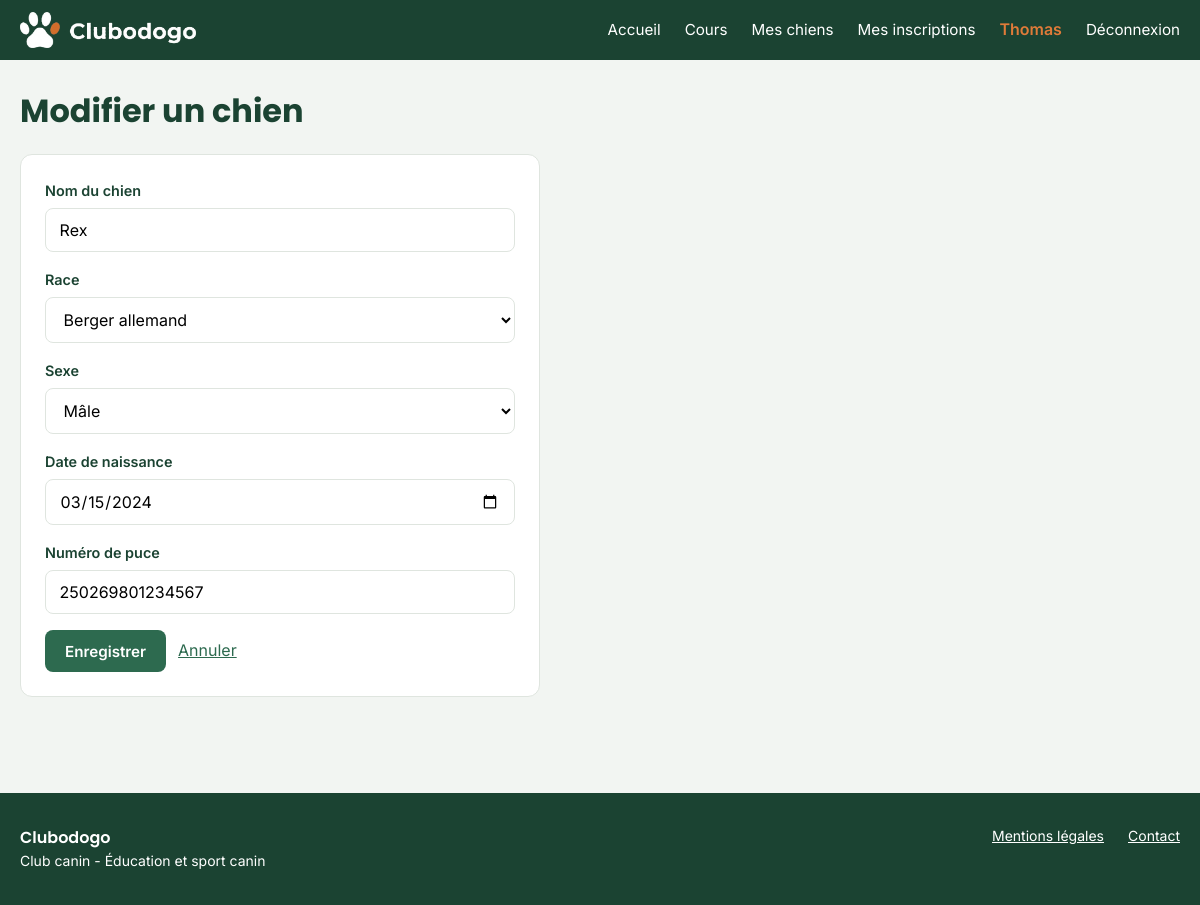
The app's page /code/public/chiens/formulaire.php?id=1 (signed in) with its own data.
### tables this page shows
CREATE TABLE `chien` (
  `id` int NOT NULL,
  `nom_chien` varchar(100) NOT NULL,
  `date_naissance` date NOT NULL,
  `sexe` enum('male','femelle') NOT NULL,
  `num_puce` varchar(20) NOT NULL,
  `id_utilisateur` int NOT NULL,
  `id_race` int NOT NULL
);

CREATE TABLE `race` (
  `id` int NOT NULL,
  `libelle_race` varchar(100) NOT NULL
);

### code/init.php (called while the page is built, shortened)
<?php
function proteger($e)
{
    return htmlspecialchars($e ?? '', ENT_QUOTES, 'UTF-8');
}

### code/public/chiens/formulaire.php (the view, shortened to what this page needs)
<?php
require_once __DIR__ . '/../../init.php';
$utilisateur = utilisateurConnecte();
$id = isset($_GET['id']) ? (int) $_GET['id'] : 0;
$modification = $id > 0;
$chien = [
    'nom_chien' => '',
    'date_naissance' => '',
    'sexe' => 'male',
    'num_puce' => '',
    'id_race' => ''
];
if ($modification) {
    $requete = $pdo->prepare('SELECT * FROM chien WHERE id = ? AND id_utilisateur = ?');
    $requete->execute([$id, $utilisateur['id']]);
    $trouve = $requete->fetch();
    $chien = $trouve;
}
$races = $pdo->query('SELECT id, libelle_race FROM race ORDER BY libelle_race')->fetchAll();
require_once __DIR__ . '/../../header.php';
?>
<h1><?= $modification ? 'Modifier un chien' : 'Ajouter un chien' ?></h1>
<form method="post" class="formulaire">
    <p>
        <label for="nom_chien">Nom du chien</label>
        <input type="text" id="nom_chien" name="nom_chien" value="<?= proteger($chien['nom_chien']) ?>" required>
    </p>
    <p>
        <label for="id_race">Race</label>
        <select id="id_race" name="id_race" required>
            <?php foreach ($races as $race): ?>
                <option value="<?= (int) $race['id'] ?>" <?= ((int) $chien['id_race'] === (int) $race['id']) ? 'selected' : '' ?>>
                    <?= proteger($race['libelle_race']) ?>
                </option>
            <?php endforeach; ?>
        </select>
    </p>
    <p>
        <label for="sexe">Sexe</label>
        <select id="sexe" name="sexe" required>
            <option value="male" <?= $chien['sexe'] === 'male' ? 'selected' : '' ?>>Mâle</option>
        </select>
    </p>
    <p>
        <label for="date_naissance">Date de naissance</label>
        <input type="date" id="date_naissance" name="date_naissance" value="<?= proteger($chien['date_naissance']) ?>" required>
    </p>
    <p>
        <label for="num_puce">Numéro de puce</label>
        <input type="text" id="num_puce" name="num_puce" value="<?= proteger($chien['num_puce']) ?>" required>
    </p>
    <div class="actions">
        <button type="submit" class="bouton">Enregistrer</button>
        <a href="/chiens/liste.php">Annuler</a>
    </div>
</form>
<?php require_once __DIR__ . '/../../footer.php'; ?>

### code/public/assets/css/style.css (style rules this page uses)
:root { --vert-primaire: #1b4332; --vert-secondaire: #2d6a4f; --vert-gris: #52796f; --orange: #e07b39; --blanc: #ffffff; --texte: #212121; --fond: #f2f5f2; --bordure: #dfe5df; --erreur: #d62828; --erreur-fond: #fdecec; --succes: #2d6a4f; --succes-fond: #e3efe7; }
* { margin: 0; padding: 0; box-sizing: border-box; }
body { font-family: 'Inter', Arial, sans-serif; color: var(--texte); background-color: var(--fond); line-height: 1.6; display: flex; flex-direction: column; min-height: 100vh; }
h1, h2, h3 { font-family: 'Poppins', Arial, sans-serif; color: var(--vert-primaire); line-height: 1.2; }
h1 { font-size: 2rem; }
a { color: var(--vert-secondaire); }
.bouton { display: inline-block; padding: 0.7rem 1.25rem; border-radius: 8px; border: none; font-family: inherit; font-size: 0.95rem; font-weight: 600; text-decoration: none; cursor: pointer; background-color: var(--vert-secondaire); color: var(--blanc); }
.actions { display: flex; gap: 0.75rem; margin-top: 1rem; flex-wrap: wrap; align-items: center; }
.formulaire { background-color: var(--blanc); border: 1px solid var(--bordure); border-radius: 12px; padding: 1.5rem; max-width: 520px; margin-top: 1.5rem; }
.formulaire p { margin-bottom: 1rem; }
.formulaire label { display: block; font-weight: 600; font-size: 0.9rem; color: var(--vert-primaire); margin-bottom: 0.35rem; }
.formulaire input, .formulaire select { width: 100%; padding: 0.7rem 0.85rem; border: 1px solid var(--bordure); border-radius: 8px; font-family: inherit; font-size: 1rem; background-color: var(--blanc); }

### records on screen
chien: nom_chien "Rex", id_race "Berger allemand", sexe "Mâle", date_naissance "03/15/2024", num_puce "250269801234567"

### other values on screen
proteger($connecte['prenom']) "Thomas"
